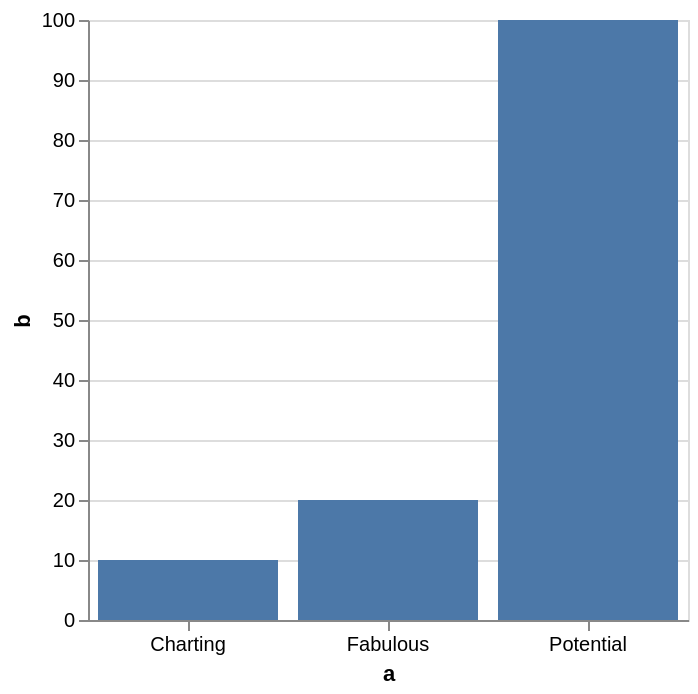

Notebook source saved alongside this figure:
### Markdown cell above
# Declarative Data Visualisation
This strategy is "declarative" in nature. Instead of writing a "program" in the traditional sense, we write instead a JSON "spec" which is fed to an interpreter. The interpreter deals with the tedious mathematics, getting lines on screens etc. Libraries which follow this approach include, but are not limited to 

- [Vega](https://vega.github.io)
- [Vega lite](https://vega.github.io/vega-lite)
- [Apache E-charts](https://echarts.apache.org/en/index.html)
- [Plotly](https://plotly.com/graphing-libraries/)

Co-incidentally, all of these libraries, use JSON as the "spec format". There's actually nothing really special about the choice of vega here... other than it's convieniently built right into Jupyter and I had a good experience with it :-).

### Code cell
import $ivy.`com.lihaoyi::upickle:4.4.2`
import $ivy.`sh.almond:json-api-jackson_3:0.14.2`
import java.util.Base64
import com.fasterxml.jackson.databind.ObjectMapper
import almond.api.AlmondJackson.Extensions.{*, given}

lazy val specStr = """{
  "$schema": "https://vega.github.io/schema/vega-lite/v5.json",
  "description": "A simple bar chart with embedded data.",
  "width" : 300,
  "height": 300,
  "data": {
    "values": [
      {"a": "A", "b": 28}, {"a": "B", "b": 55}, {"a": "C", "b": 43}
    ]
  },
  "mark": "bar",
  "encoding": {
    "x": {"field": "a", "type": "nominal", "axis": {"labelAngle": 0}},
    "y": {"field": "b", "type": "quantitative"}
  }
}"""

lazy val spec = ujson.read(specStr)

spec("data")("values") = ujson.Arr(
  ujson.Obj("a" -> "Fabulous", "b" -> 20),
  ujson.Obj("a" -> "Charting", "b" -> 10),
  ujson.Obj("a" -> "Potential", "b" -> 100)
)

kernel.publish.displayDataObject(
  Map(("application/vnd.vegalite.v4+json", ujson.write(spec)))
)

### Figure 1 — Vega-Lite specification as saved in the notebook (floating-point values rounded to 4 significant figures)
{"$schema": "https://vega.github.io/schema/vega-lite/v5.json", "data": {"values": [{"a": "Fabulous", "b": 20}, {"a": "Charting", "b": 10}, {"a": "Potential", "b": 100}]}, "description": "A simple bar chart with embedded data.", "encoding": {"x": {"axis": {"labelAngle": 0}, "field": "a", "type": "nominal"}, "y": {"field": "b", "type": "quantitative"}}, "height": 300, "mark": "bar", "width": 300}
